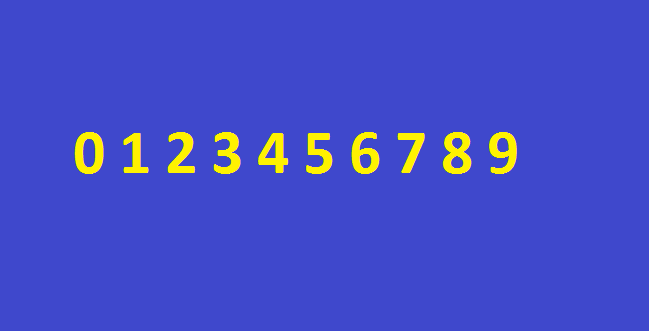
#> input picture v5-ocr/images/brojevi.png, 649 x 332 px; the run also reads 3 pictures not shown here
$ jupyter execute --allow-errors sc-v5-ocr.ipynb   (shell and % lines are left out)
#> lines starting #> are read from the running program, lines starting #| are printed output that depends on the picture; after the words box and inside, x2 and y2 are one past the last pixel; in counts of white or black regions, pixels touching at a corner belong together
# Soft Computing

## Vežba 5 - OCR (Optical Character Recognition)

Cilj ovih vežbi je implementacija sistema za optičko prepoznavanje karaktera (OCR).<br>
Za rad sa neuronskim mrežama koristićemo <a href="https://keras.io/">Keras</a> biblioteku.

### Tok aktivnosti implementacije OCR-a

Tok aktivnosti predstavlja korake koje je potrebno izvršiti prilikom implementacije OCR-a.

**Napomena:** Korake [5, 9] je moguće implementirati i korišćenjem HOG-a i klasifikatora po izboru.

### Početak implementacije

Skup paketa/biblioteka sa prethodnih vežbi smo proširili Keras bibliotekom za rad sa neuronskim mrežama.

[cell 1]
import numpy as np
import cv2 # OpenCV
import matplotlib
import matplotlib.pyplot as plt
import collections
import math
from scipy import ndimage

[cell 2]
# iscrtavanje slika u notebook-u
# prikaz vecih slika
matplotlib.rcParams['figure.figsize'] = 16,12

[cell 3]
# keras
from tensorflow import keras
from keras.models import Sequential
from keras.layers import Dense, Activation

from tensorflow.keras.optimizers import SGD

### Koraci [1, 3]

Ovi koraci su detaljno objašnjeni na prethodnim vežbama.

[cell 4]
def load_image(path):
    return cv2.cvtColor(cv2.imread(path), cv2.COLOR_BGR2RGB)

def image_gray(image):
    return cv2.cvtColor(image, cv2.COLOR_RGB2GRAY)

def image_bin(image_gs):
    height, width = image_gs.shape[0:2]
    image_binary = np.ndarray((height, width), dtype=np.uint8)
    ret, image_bin = cv2.threshold(image_gs, 127, 255, cv2.THRESH_BINARY)
    return image_bin

def invert(image):
    return 255-image

def display_image(image, color=False):
    if color:
        plt.imshow(image)
    else:
        plt.imshow(image, 'gray')

def dilate(image):
    kernel = np.ones((3, 3)) # strukturni element 3x3 blok
    return cv2.dilate(image, kernel, iterations=1)

def erode(image):
    kernel = np.ones((3, 3)) # strukturni element 3x3 blok
    return cv2.erode(image, kernel, iterations=1)

Prilikom implementacije koraka [4, 9] oslonićemo se na slike vezane za **Primer 1**:
* treniranje: **images/brojevi.png**
* testiranje: **images/test.png**

### Korak 4 - Izdvajanje regiona od interesa

U ovom koraku potrebno je izdvojiti samo regione (konture) od interesa. Potrebno je označiti regione od interesa na slici i napraviti listu slika od regiona koja će kasnije biti ulaz za neuronsku mrežu.

Kako bi svi regioni koje ćemo koristiti za neuronsku mrežu biti iste veličine, implementiraćemo metodu za promenu veličine slike na 28 x 28.

[cell 5]
def resize_region(region):
    return cv2.resize(region, (28, 28), interpolation=cv2.INTER_NEAREST)

#> (a cell that did not finish here is left out)

test_resize_ref = (28, 28)
test_resize_res = resize_region(test_resize_img).shape[0:2]
print("Test resize passsed: ", test_resize_res == test_resize_ref)

Metoda za označavanje regiona od interesa treba da označi regione od interesa na originalnoj slici i za svaki region napravi posebnu sliku dimenzija 28 x 28. Kao povratnu vrednost vraća originalnu sliku na kojoj su obeleženi regioni i niz slika koje predstavljaju regione sortirane po rastućoj vrednosti **X** ose.

Za potrebe označavanja regiona iskoristićemo [**boundingRect**](https://docs.opencv.org/4.8.0/dd/d49/tutorial_py_contour_features.html), a za obeležavanje regiona [**rectangle**](https://docs.opencv.org/4.8.0/dc/da5/tutorial_py_drawing_functions.html) metodu OpenCV-ja.

[cell 7]
def select_roi(image_orig, image_bin):
    contours, hierarchy = cv2.findContours(image_bin.copy(), cv2.RETR_LIST, cv2.CHAIN_APPROX_SIMPLE)
    sorted_regions = [] # lista sortiranih regiona po X osi
    regions_array = []
    for contour in contours:
        x, y, w, h = cv2.boundingRect(contour) # koordinate i velicina granicnog pravougaonika
        area = cv2.contourArea(contour)
        if area > 100 and h < 100 and h > 15 and w > 20:
            # kopirati [y:y+h+1, x:x+w+1] sa binarne slike i smestiti u novu sliku
            # oznaciti region pravougaonikom na originalnoj slici sa rectangle funkcijom
            region = image_bin[y:y+h+1, x:x+w+1]
            regions_array.append([resize_region(region), (x, y, w, h)])
            cv2.rectangle(image_orig, (x, y), (x + w, y + h), (0, 255, 0), 2)

    regions_array = sorted(regions_array, key=lambda x: x[1][0])
    sorted_regions = [region[0] for region in regions_array]
    return image_orig, sorted_regions

### Korak 5 - Priprema podataka za obučavanje

Regioni od interesa su predstavljeni vektorom čiji su elementi matrice dimenzija 28 x 28. Elementi matrica su vrednosti 0 ili 255. Potrebno je skalirati vrednosti elemenata matrice na opseg [0, 1], kako bi se pogodio linearni deo sigmoid funkcije i smanjilo vreme obučavanja. Nakon skaliranja, matrice je potrebno transformisati u vektor od 784 elementa.

[cell 8]
def scale_to_range(image):
    return image/255

[cell 9]
# test za proveru
test_scale_matrix = np.array([[0, 255], [51, 153]], dtype='float')
#> test_scale_matrix = [[0, 255], [51, 153]]
test_scale_ref = np.array([[0., 1.], [0.2, 0.6]], dtype='float')
test_scale_res = scale_to_range(test_scale_matrix)
#> test_scale_res = [[0, 1], [0.2, 0.6]]
print("Test scale passed: ", np.array_equal(test_scale_res, test_scale_ref))
#| Test scale passed:  True

[cell 10]
def matrix_to_vector(image):
    return image.flatten()

[cell 11]
test_mtv = np.ndarray((28, 28))
test_mtv_ref = (784, )
test_mtv_res = matrix_to_vector(test_mtv).shape
print("Test matrix to vector passed: ", test_mtv_res == test_mtv_ref)

[cell 12]
def prepare_for_ann(regions):
    ready_for_ann = []
    for region in regions:
        scale = scale_to_range(region)
        ready_for_ann.append(matrix_to_vector(scale))
    return ready_for_ann

Potrebno je konvertovati alfabet u niz pogodan za obučavanje neuronske mreže, odnosno niz čiji su svi elementi 0 osim elemenata čiji je indeks jednak indeksu elementa iz alfabeta za koji formiramo niz.

Primeri:
<ul>
    <li>Prvi element alfabeta: [1, 0, 0, 0, 0, 0, 0, 0, 0, 0],</li>
    <li>Drugi element alfabeta: [0, 1, 0, 0, 0, 0, 0, 0, 0, 0] itd.</li>
</ul>

[cell 13]
def convert_output(alphabet):
    nn_outputs = []
    for index in range(len(alphabet)):
        output = np.zeros(len(alphabet))
        output[index] = 1
        nn_outputs.append(output)
    return np.array(nn_outputs)

[cell 14]
# test konverzije
test_convert_alphabet = [0, 1, 2]
test_convert_ref = np.array([[1, 0, 0], [0, 1, 0], [0, 0, 1]], dtype='float')
test_convert_res = convert_output(test_convert_alphabet).astype('float')
print("Test convert output: ", np.array_equal(test_convert_res, test_convert_ref))

### Koraci [6, 7]

Veštačka neuronska mreža se sastoji od 784 ulazna neurona, 128 neurona u skrivenom sloju i 10 neurona na izlazu.

Zašto baš 784 neurona na ulazu i 10 neurona na izlazu?

Regione smo transformisali prvo na matricu dimenzija 28 x 28, a zatim u vektor od 784 elementa. Broj neurona na izlazu je posledica broja znakova u alfabetu.

[cell 15]
def create_ann(output_size):
    ann = Sequential()
    ann.add(Dense(128, input_dim=784, activation='sigmoid'))
    ann.add(Dense(output_size, activation='sigmoid'))
    return ann

[cell 16]
# [10 lines left out: function train_ann, not called in this run]

### Korak 8 - Određivanje pobedničkog neurona

Pobednički neuron je neuron čija je aktivaciona vrednost najveća.

[cell 17]
def winner(output):
    return max(enumerate(output), key=lambda x: x[1])[0]

[cell 18]
# test winner
test_winner_output = [0., 0.2, 0.3, 0.95]
test_winner_ref = 3
test_winner_res = winner(test_winner_output)
print("Test winner passed: ", test_winner_res == test_winner_ref)

### Korak 9 - Prikaz rezultata

Prikaz rezultata prepoznavanja - za svaki rezultat je potrebno pronaći indeks pobedničkog neurona koji ujedno predstavlja i indeks prepoznatog elementa u alfabetu. Karakter se dodaje u rezultujuću listu.

[cell 19]
# [5 lines left out: function display_result, not called in this run]

### Primer 1

Implementirati sistem koji će vršiti optičko prepoznavanje brojeva. Sistem obučiti na **images/brojevi.png**, a testirati na **images/test.png**.

Za početak, učitavamo sliku za obučavanje veštačke neuronske mreže i transformišemo je u binarni oblik. Nakon toga označavamo regione od interesa i prikazujemo ih na originalnoj slici.

[cell 20]
image_color = load_image('images/brojevi.png')
#> call 2 of load_image, with path = 'images/brojevi.png'
img = image_bin(image_gray(image_color))
#> in image_gray, `return cv2.cvtColor(image, cv2.COLOR_RGB2GRAY)`:
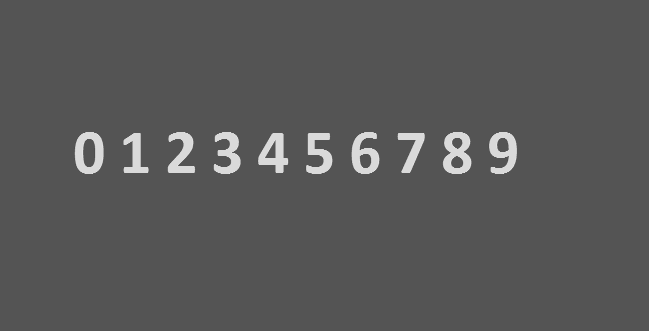
#> returned value: shape (332, 649); min 78, max 255, mean 88.4
#> in image_bin, `height, width = image_gs.shape[0:2]`: height = 332; width = 649
#> in image_bin, `ret, image_bin = cv2.threshold(image_gs, 127, 255, cv2.THRESH_BINARY)`:
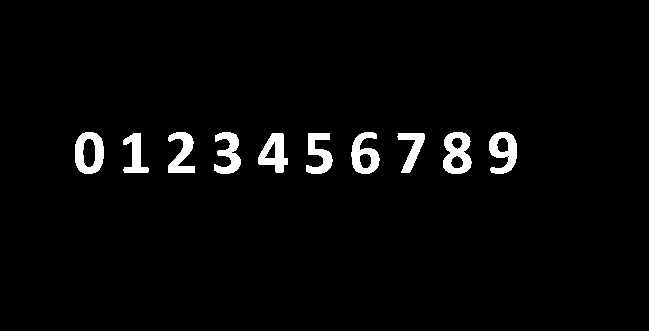
#> image_bin: shape (332, 649); 3.3% white; 11 white regions, largest, box (x1, y1, x2, y2) and area: (443, 132, 472, 174) 782, (75, 132, 104, 174) 759, (489, 132, 517, 174) 707
img_bin = erode(dilate(img))
#> in erode, `kernel = np.ones((3, 3))`: kernel = [[1, 1, 1], [1, 1, 1], [1, 1, 1]]
selected_regions, numbers = select_roi(image_color.copy(), img_bin)
#> in select_roi, `contours, hierarchy = cv2.findContours(image_bin.copy(), cv2.RETR_LIST..`: contours = 17 contours, 1 with area under 20; largest, box (x1, y1, x2, y2) and area: (75, 132, 104, 174) 982, (443, 132, 472, 174) 918, (489, 132, 517, 174) 763, (351, 132, 380, 174) 751, (258, 133, 288, 173) 696
#> the loop in select_roi, `for contour in contours:` made 17 passes
#> (x, y, w, h, area) on passes 2 to 9: (451, 156, 13, 13, 119.5), (359, 153, 13, 16, 147), (266, 144, 10, 15, 94.5), (82, 138, 14, 30, 309), (497, 137, 12, 16, 141), (451, 137, 12, 12, 95.5), (397, 133, 28, 40, 440), (306, 133, 27, 41, 532)
#> after the loop in select_roi, `for contour in contours:`: regions_array = 10 items
#> numbers = 10 items
display_image(selected_regions)

Zatim definišemo alfabet i vršimo treniranje veštačke neuronske mreže.

[cell 21]
alphabet = [0, 1, 2, 3, 4, 5, 6, 7, 8, 9]

inputs = prepare_for_ann(numbers)
#> the loop in prepare_for_ann, `for region in regions:` made 10 passes
#> inputs = 10 items
outputs = convert_output(alphabet)
#> (the rest of this cell did not finish here and is left out)

ann = train_ann(ann, inputs, outputs, epochs=2000)

Verifikujemo obučenost neuronske mreže uz pomoć trećeg i četvrtog ulaznog vektora (brojevi 2 i 3).

#> (a cell that did not finish here is left out)

Nakon verifikacije obučenosti neuronske mreže, prelazimo na testiranje.

Potrebno je da:
* učitamo sliku za testiranje
* transformišemo je u oblik pogodan za ulaz u neuronsku mrežu (na isti način kao što smo to uradili kod treniranja)
* prikažemo rezultate predikcije

[cell 23]
test_color = load_image('images/test.png')
#> call 3 of load_image, with path = 'images/test.png'
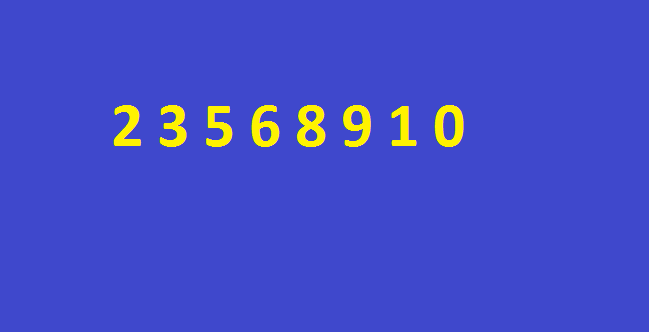
#> input picture v5-ocr/images/test.png, 649 x 332 px
test = image_bin(image_gray(test_color))
test_bin = erode(dilate(test))
selected_test, test_numbers = select_roi(test_color.copy(), test_bin)
#> in select_roi (call 2), `contours, hierarchy = cv2.findContours(image_bin.copy(), cv2.RETR_LIST..`: contours = 13 contours; largest, box (x1, y1, x2, y2) and area: (435, 105, 464, 147) 982, (297, 105, 326, 147) 918, (343, 105, 371, 147) 763, (251, 105, 280, 147) 751, (160, 105, 187, 147) 567
#> the loop in select_roi (call 2), `for contour in contours:` made 13 passes
#> (x, y, w, h, area) on passes 1 to 8: (305, 129, 13, 13, 119.5), (259, 126, 13, 16, 147), (442, 111, 14, 30, 309), (351, 110, 12, 16, 141), (305, 110, 12, 12, 95.5), (391, 106, 26, 40, 449), (206, 106, 27, 41, 532), (435, 105, 29, 42, 981.5)
#> after the loop in select_roi (call 2), `for contour in contours:`:
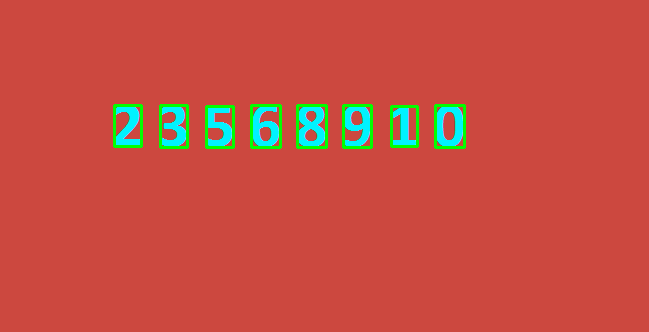
#> image_orig: shape (332, 649, 3); mean of channels 0, 1, 2 66.2, 78.4, 196.6; drawn as B, G, R
#> after the loop in select_roi (call 2), `for contour in contours:`: regions_array = 8 items
#> test_numbers = 8 items
display_image(selected_test)

[cell 24]
test_inputs =  prepare_for_ann(test_numbers)
#> the loop in prepare_for_ann (call 2), `for region in regions:` made 8 passes
#> test_inputs = 8 items
#> (the rest of this cell did not finish here and is left out)

### Primer 2

Implementirati sistem koji će vršiti optičko prepoznavanje slova. Sistem obučiti na **images/alphabet.png**, a testirati na **images/lorem_ipsum.png**.

### K - Means

Kada je reč o čitanju stvarnog teksta, deo problema predstavlja i određivanje granica između reči i redova u tekstu. Kao rešenje moguće je koristiti K-Means algoritam i klasterizovati razmak između regiona u dva klastera:
* Razmak između slova u reči i
* Razmak između reči.

Koristićemo <a href="https://scikit-learn.org/1.3/modules/generated/sklearn.cluster.KMeans.html">scikit-learn</a> implementaciju K-Means algoritma.

[cell 25]
from sklearn.cluster import KMeans

Potrebno je prvo modifikovati metodu za određivanje regiona od interesa tako da vraća i vrednosti rastojanja po X osi, između svih regiona.

[cell 26]
def select_roi_with_distances(image_orig, image_bin):
    contours, hierarchy = cv2.findContours(image_bin.copy(), cv2.RETR_EXTERNAL, cv2.CHAIN_APPROX_SIMPLE)
    regions_array = []
    for contour in contours:
        x, y, w, h = cv2.boundingRect(contour)
        region = image_bin[y:y+h+1, x:x+w+1]
        regions_array.append([resize_region(region), (x, y, w, h)])
        cv2.rectangle(image_orig, (x, y), (x+w, y+h), (0, 255, 0), 2)

    regions_array = sorted(regions_array, key=lambda x: x[1][0])

    sorted_regions = [region[0] for region in regions_array]
    sorted_rectangles = [region[1] for region in regions_array]
    region_distances = []
    # izdvojiti sortirane parametre opisujucih pravougaonika
    # izracunati rastojanja izmedju svih susednih regiona po X osi i dodati ih u niz rastojanja
    for index in range(0, len(sorted_rectangles) - 1):
        current = sorted_rectangles[index]
        next_rect = sorted_rectangles[index + 1]
        distance = next_rect[0] - (current[0] + current[2]) # x_next - (x_current + w_current)
        region_distances.append(distance)

    return image_orig, sorted_regions, region_distances

Zatim se vrši modifikacija metode za prikaz rezultata, tako da formira string sa razmacima između reči. Metodi je neophodno proslediti obučen KMeans objekat kako bi odredila koja grupa rastojanja predstavlja razmak između reči, a koja između slova, i na osnovu toga formirala string od elemenata pronađenih sa slike.

[cell 27]
# [11 lines left out: function display_result_with_spaces, not called in this run]

Nakon što smo modifikovali pomoćne metode, prelazimo na obučavanje veštačke neuronske mreže.

Prvo učitavamo sliku za obučavanje i prikazujemo naše regione od interesa.

[cell 28]
image_color = load_image('images/alphabet.png')
#> call 4 of load_image, with path = 'images/alphabet.png'
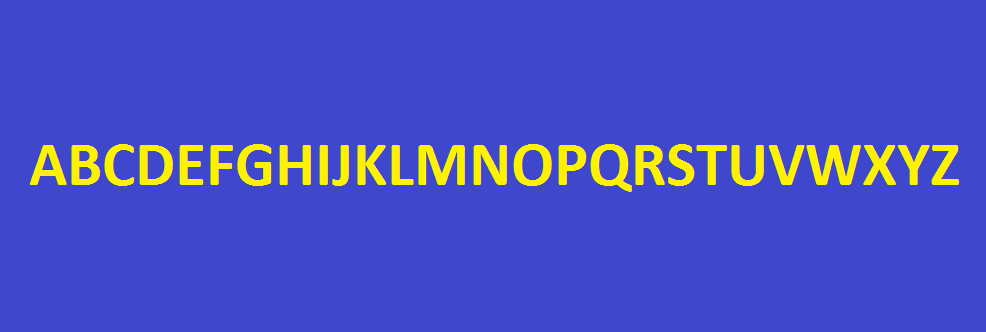
#> input picture v5-ocr/images/alphabet.png, 986 x 332 px
img = image_bin(image_gray(image_color))
#> in image_gray (call 3), `return cv2.cvtColor(image, cv2.COLOR_RGB2GRAY)`:
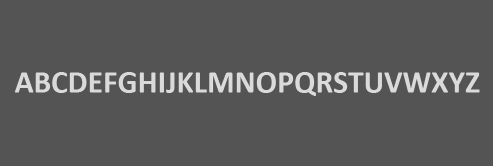
#> returned value: shape (332, 986) (shown at 1/2 size); min 78, max 228, mean 91.2
#> in image_bin (call 3), `height, width = image_gs.shape[0:2]`: width = 986
#> in image_bin (call 3), `ret, image_bin = cv2.threshold(image_gs, 127, 255, cv2.THRESH_BINARY)`:
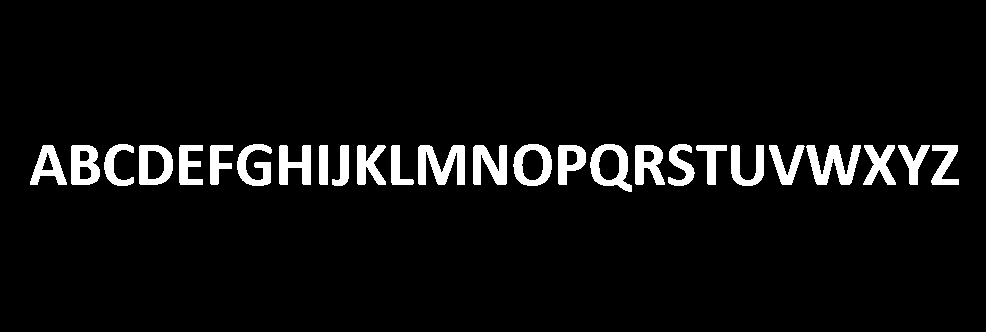
#> image_bin: shape (332, 986); 5.6% white; 26 white regions
selected_regions, letters, region_distances = select_roi_with_distances(image_color.copy(), img)
#> in select_roi_with_distances, `contours, hierarchy = cv2.findContours(image_bin.copy(), cv2.RETR_EXTE..`: contours = 26 contours; largest, box (x1, y1, x2, y2) and area: (590, 144, 632, 192) 1351, (513, 144, 552, 186) 1285, (139, 145, 173, 185) 1159, (418, 145, 465, 185) 1044, (806, 145, 861, 185) 1033
#> the loop in select_roi_with_distances, `for contour in contours:` made 26 passes
#> (x, y, w, h) on passes 1 to 8: (931, 145, 28, 40), (898, 145, 32, 40), (863, 145, 33, 40), (806, 145, 55, 40), (769, 145, 36, 40), (731, 145, 33, 41), (696, 145, 31, 40), (635, 145, 30, 40)
#> after the loop in select_roi_with_distances, `for contour in contours:`:
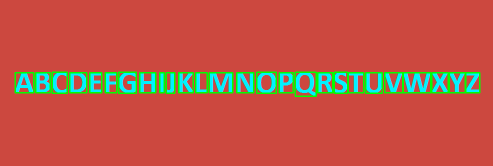
#> image_orig: shape (332, 986, 3) (shown at 1/2 size); mean of channels 0, 1, 2 69.8, 85.9, 188; drawn as B, G, R
#> after the loop in select_roi_with_distances, `for contour in contours:`:
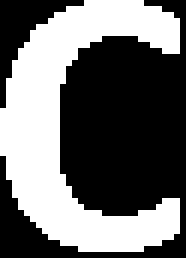
#> region: shape (43, 31) (shown 6 times larger); 42.3% white; 1 white region, box (x1, y1, x2, y2) and area: (0, 0, 30, 42) 564
#> after the loop in select_roi_with_distances, `for contour in contours:`: regions_array = 26 items
#> in select_roi_with_distances, `sorted_rectangles = [region[1] for region in regions_array]`: sorted_rectangles = 26 items, first 6: (30, 145, 37, 40), (71, 145, 29, 40), (104, 144, 30, 42), (139, 145, 34, 40), (179, 145, 24, 40), (210, 145, 23, 40)
#> the loop in select_roi_with_distances, `for index in range(0, len(sorted_rectangles) - 1):` made 25 passes
#> (current, next_rect, distance) on passes 1 to 8: ((30, 145, 37, 40), (71, 145, 29, 40), 4), ((71, 145, 29, 40), (104, 144, 30, 42), 4), ((104, 144, 30, 42), (139, 145, 34, 40), 5), ((139, 145, 34, 40), (179, 145, 24, 40), 6), ((179, 145, 24, 40), (210, 145, 23, 40), 7), ((210, 145, 23, 40), (237, 144, 35, 42), 4), ((237, 144, 35, 42), (279, 145, 32, 40), 7), ((279, 145, 32, 40), (319, 145, 9, 40), 8)
#> after the loop in select_roi_with_distances, `for index in range(0, len(sorted_rectangles) - 1):`: region_distances = 25 values, max 8 at index 7, min 1 at index 18, mean 4.48
#> letters = 26 items
print("Broj prepoznatih regiona: ", len(letters))
#| Broj prepoznatih regiona:  26
display_image(selected_regions)

Zatim definišemo alfabet i vršimo treniranje veštačke neuronske mreže

[cell 29]
alphabet = ['A','B','C','D','E','F','G','H','I','J','K','L','M','N','O','P','Q','R','S','T','U','V','W','X','Y','Z']
inputs = prepare_for_ann(letters)
#> the loop in prepare_for_ann (call 3), `for region in regions:` made 26 passes
#> pass 3, in prepare_for_ann (call 3), `scale = scale_to_range(region)`:
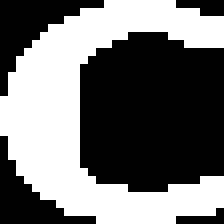
#> scale: shape (28, 28) float64 (shown 8 times larger); values 0 (black) and 1 (white), 44.6% white; 1 white region, box (x1, y1, x2, y2) and area: (0, 0, 28, 28) 350
#> (the rest of the program and of its run is left out)
